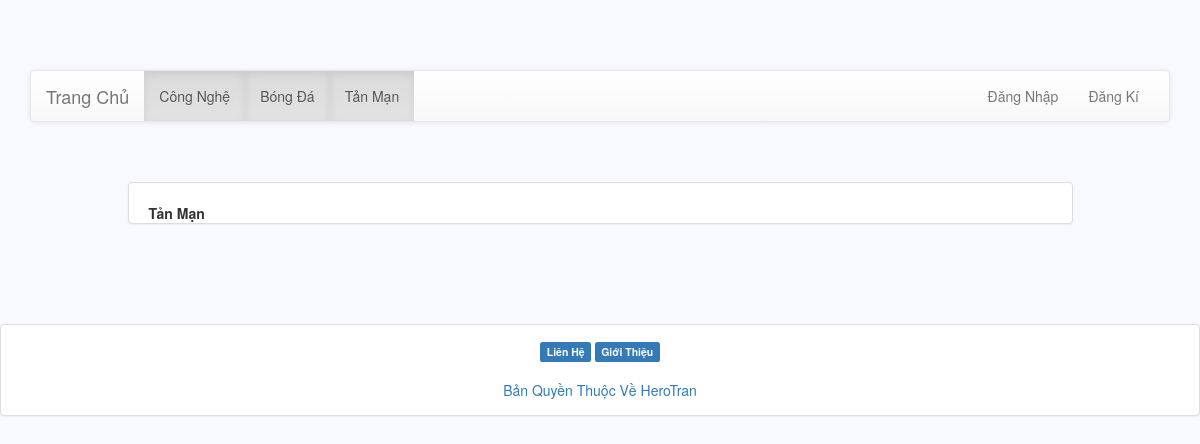
The app's page /index.php?c=post&m=bycategory&key=4 with its own data.
### tables this page shows
CREATE TABLE IF NOT EXISTS `category` (
  `category_id` int(11) NOT NULL AUTO_INCREMENT,
  `category_name` varchar(255) DEFAULT NULL,
  `status` int(11) DEFAULT '1',
  PRIMARY KEY (`category_id`)
);

### includes/common.php (called while the page is built, shortened)
<?php
function model($model) {
    static $models = array();
    $model = strtolower($model);
    if (!isset($models[$model])) {
        $models[$model] = new $model_name();
    }
    return $models[$model];
}
function render($file, $data) {
    extract($data);
    include ROOT . DS . 'views' . DS . $file;
}

### controllers/post.php (called while the page is built, shortened)
<?php
function post_bycategory(){
	$data=array();
	$category_id=$_GET['key'];
	$data['category1']=model('category')->categoryByid($category_id);
	$data['bycategory']=model('post')->getpostBycategory($category_id);
	$data['category']=model('category')->category();
	if(isset($_GET['id'])){
		$post_id=$_GET['id'];
		$data['postview']=model('post')->getpostview($post_id);
		$data['template_file']='website/post/detail.php';
	}else{
		$data['template_file']='website/post/bycategory.php';
	}
	render('website/layout.php',$data);
}
?>

### index.php (called while the page is built, shortened)
<?php
require ROOT . DS . 'includes' . DS . 'common.php';
$controller = empty($_GET['c']) ? 'index' : strtolower($_GET['c']);
$method = empty($_GET['m']) ? 'index' : strtolower($_GET['m']);
$c_file = ROOT . DS . 'controllers' . DS . $controller . '.php';
$m_func = $controller . '_' . $method;
if (is_readable($c_file)) {
  call_user_func($m_func);
} else {
}

### models/category.php (called while the page is built, shortened)
<?php
class category{
	public function category(){
	$data=array();
	$sql="select * from category";
	$query=mysql_query($sql);
        if ($query) {
        while ($row = mysql_fetch_assoc($query)) {
            $data[] = $row;
        }
    }
    return $data;
	}
 }
?>

### views/website/category/menu.php (the view, shortened to what this page needs)
<div class="container-fluid">
  <div class="navbar-header" >
    <a class="navbar-brand" href="index.php?c=index&m=index">Trang Chủ</a>
  </div>
  <div id="navbar" class="navbar-collapse collapse">
    <ul class="nav navbar-nav">
<?php
foreach ($category as $menu) {
  if (isset($_GET['key'])) {
?>
      <li class="active"><a href="index.php?c=post&m=bycategory&key=<?php echo $menu['category_id']; ?>"><?php  echo $menu['category_name'];  ?></a></li>
      <?php }
      else{
       ?>
      <li class=""><a href="index.php?c=post&m=bycategory&key=<?php echo $menu['category_id']; ?>"><?php  echo $menu['category_name'];  ?></a></li>
<?php
}
}
?>
    </ul>
    <ul class="nav navbar-nav navbar-right">
      <li><a href="index.php?c=admincontroller&m=login">Đăng Nhập </a></li>
      <li><a href="#">Đăng Kí</a></li>
    </ul>
  </div>
</div>

### views/website/post/bycategory.php (shortened to what this page needs)
<div class="col-md-1"></div>
<div class="col-md-10">
    <div class="panel panel-default">
            <?php  foreach ($category1 as $c) {
      ?>
        <br><strong style="padding-left:20px"><?php echo $c['category_name']; ?></strong>
        <?php } ?>
    </div>
  </div>

### styles/css/style.css (style rules this page uses)
body { padding-top: 70px; background-color: #F8F8FF; background-size:cover; }

### records on screen
category: category_name "Công Nghệ"
category: category_name "Bóng Đá"
category: category_name "Tản Mạn"
